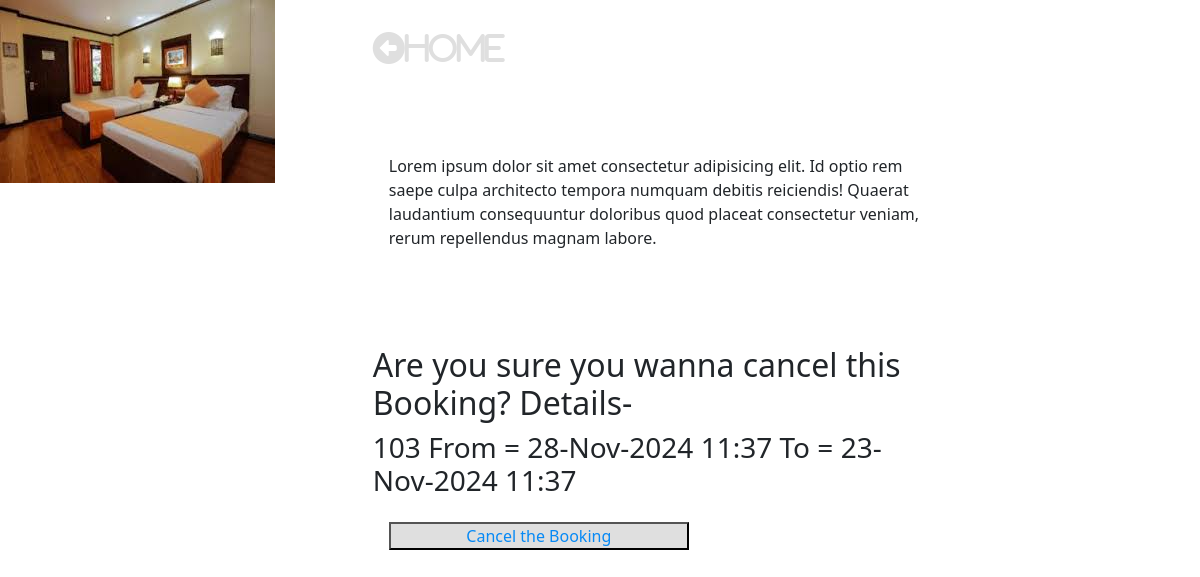
Page /booking/cancel/17 on the committed database.
### app/models.py (models this page shows, shortened)
class Booking(models.Model):
    PAYMENT_STATUSES = (
        ('COM', 'PAYMENT_COMPLETE'),
        ('INC', 'PAYMENT_INCOMPLETE'),
        ('PAR', 'PAYMENT_PARTIALLY_COMPLETE'),
    )
    user = models.ForeignKey(settings.AUTH_USER_MODEL,on_delete=models.CASCADE)
    room = models.ForeignKey(Room, on_delete=models.CASCADE)
    check_in = models.DateTimeField()
    check_out = models.DateTimeField()
    payment_status = models.CharField(max_length=3, choices=PAYMENT_STATUSES)
    def __str__(self):
        return f'From = {self.check_in.strftime("%d-%b-%Y %H:%M")} To = {self.check_out.strftime("%d-%b-%Y %H:%M")}'

class Room(models.Model):
    ROOM_CATEGORIES = (
        ('DE', 'DELUXE'),
        ('CL', 'CLUB ROOM'),
        ('EX', 'EXECUTIVE SUITE'),
        ('PR', 'PRESIDENTAL '),
        ('AP', 'Apartment'),
    )
    number = models.IntegerField()
    beds = models.IntegerField()
    capacity = models.IntegerField()
    category = models.CharField(max_length=50,choices=ROOM_CATEGORIES)
    rate = models.FloatField()

### app/views.py (the view)
# urls.py: path('booking/cancel/<pk>', CancelBookingView.as_view(),name='CancelBookingView'),
class CancelBookingView(DeleteView):
    model = Booking
    template_name = 'booking/booking_cancel_view.html'
    success_url = reverse_lazy('BookingListView')

### app/templates/booking/booking_cancel_view.html (shortened to what this page needs)
{% load static %}
<!DOCTYPE html>
<html lang="en">
<head>
    <link rel="stylesheet" href="{% static 'css/room_detail_view.css' %}">
    <link href="https://cdn.jsdelivr.net/npm/bootstrap@5.3.3/dist/css/bootstrap.min.css" rel="stylesheet">
</head>
<body>
    <div class="content">
        <div class="image">
            <img
                src="{%static 'images/r1.jpg' %}">
        </div>
        <div class="room">
            <div class="home">
                <a href="{% url 'RoomListView' %}"><i class="fas fa-arrow-alt-circle-left">Home</i></a>
            </div>
            <div class="room-info">
                <p>Lorem ipsum dolor sit amet consectetur adipisicing elit. Id optio rem saepe culpa architecto tempora
                    numquam debitis reiciendis! Quaerat laudantium consequuntur doloribus quod placeat consectetur
                    veniam,
                    rerum repellendus magnam labore. </p>
            </div>
            <form id="booking-form" action="" method="POST">
                <h2>Are you sure you wanna cancel this Booking? Details-</h2>
                <h3>{{booking.room.number}}{{booking.get_room_category}} {{booking}}</h3>
                <div class="input-div">
                    <button type="submit">Cancel the Booking</button>
                </div>
            </form>
        </div>
    </div>
</body>
</html>

### static/css/room_detail_view.css (style rules this page uses)
* { padding:0; margin:0; box-sizing: border-box; }
body { background-color: rgb(46, 47, 48); color: rgb(236, 235, 228); font-family: sans-serif; line-height: 1.25; height: 100vh; }
.content { display: flex; flex-direction: row; flex-wrap: wrap; width:100%; justify-content: left; }
.image { flex: 0.3; }
.room { flex:0.5; margin: 2rem; display:flex; text-align: left; align-items: start; flex-direction: column; }
.home { flex: 0.2; }
.room-info { flex: 0.4; margin: 5rem 1rem; }
form { display: flex; flex: 0.4 1 auto; flex-direction: column; }
.image img { flex:1; max-height: 99.2vh; }
i { color:#dfdfdf; font-size: 2rem; }
.input-div { flex: 1 1 auto; margin:1rem; display: flex; flex-direction: column; justify-content: space-between; }
input, button { flex:1; width:300px; border-radius: 0.5rem; line-height: 1.5; font-size: 1.5rem; color: #555; }
button { background-color: #dfdfdf; color:rgb(6, 137, 245); outline:none; }

### rows in the picture
Booking: room.number "103", check_in+check_out "From = 28-Nov-2024 11:37 To = 23-Nov-2024 11:37"
